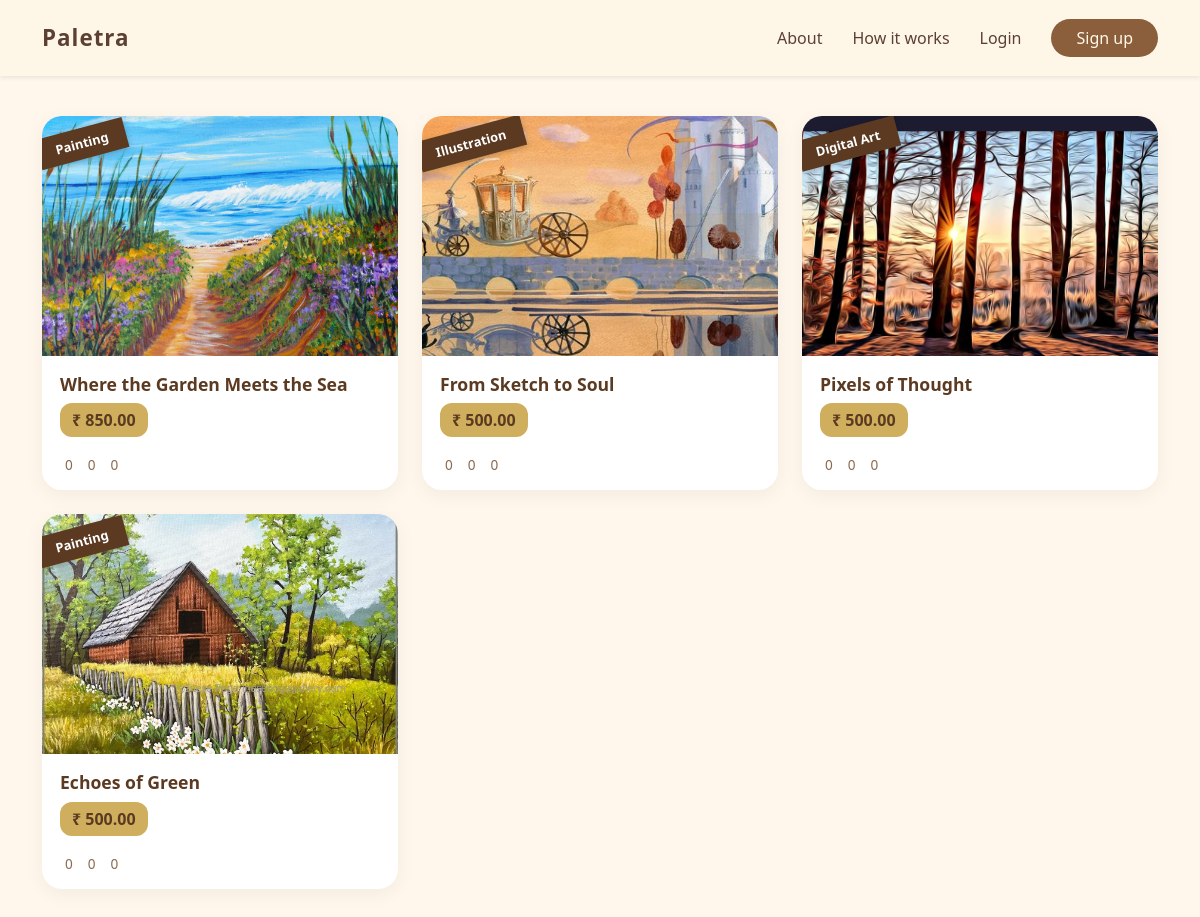
The app's page /artist_dashboard/artist_my_artworks/ (signed in), older data.
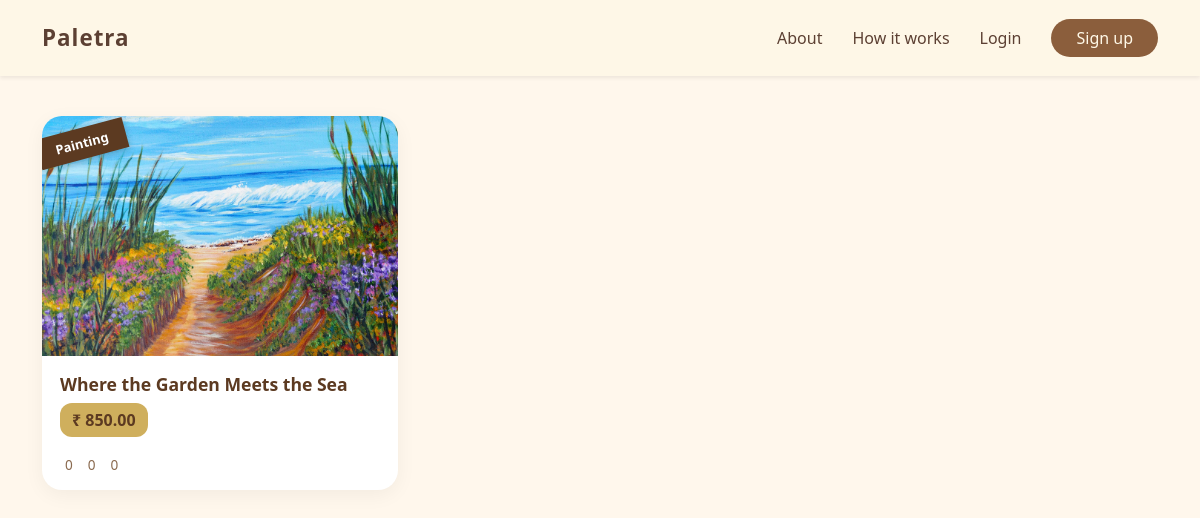
The same page, newer data.
### core_app/models.py (models this page shows, shortened)
class Artwork(models.Model):
    artist = models.ForeignKey(
        settings.AUTH_USER_MODEL,
        on_delete=models.CASCADE,
        related_name='artworks'
    )
    title = models.CharField(max_length=200)
    description = models.TextField(blank=True)
    category = models.CharField(max_length=50, choices=CATEGORY_CHOICES)
    image = models.ImageField(upload_to='artworks/')
    price = models.DecimalField(max_digits=8,decimal_places=2)
    created_at = models.DateTimeField(auto_now_add=True)

### core_app/views.py (the view)
# urls.py: path('artist_dashboard/artist_my_artworks/', views.artist_my_artworks, name='artist_my_artworks'),
@login_required
def artist_my_artworks(request):
    if request.user.role != 'artist':
        return HttpResponseForbidden("Only artists can view this page")
    artworks = Artwork.objects.filter(artist=request.user).order_by('-created_at')
    return render(request, 'artist_dashboard/artworks.html', {
        'artworks': artworks
    })

### core_app/templates/artist_dashboard/artworks.html (shortened to what this page needs)
{% extends "masterss.html" %}
{% load static %}
{% block content %}
<div class="artworks-page">
    <div class="container">
        <div class="row g-4">
            {% for art in artworks %}
            <div class="col-md-4">
                <a href="{% url 'artwork_detail_for_artist' art.id %}" style="text-decoration:none;">
                    <div class="art-card">
                        <img src="{{ art.image.url }}" alt="{{ art.title }}">
                        <div class="ribbon">{{ art.category }}</div>
                        <div class="art-body">
                            <div class="art-title">{{ art.title }}</div>
                            <div class="art-price">₹ {{ art.price }}</div>
                            <div class="art-icons">
                                <span> {{ art.likes|default:0 }}</span>
                                <span> {{ art.views|default:0 }}</span>
                                <span> {{ art.comments_count|default:0 }}</span>
                            </div>
                        </div>
                    </div>
                </a>
            </div>
            {% empty %}
            <p class="text-center text-muted">
                You have not uploaded any artworks yet.
            </p>
            {% endfor %}
        </div>
    </div>
</div>
{% endblock %}

### core_app/templates/masterss.html (shortened to what this page needs)
<!DOCTYPE html>
<html lang="en">
<head>
    {% load static %}
    <link href="https://cdn.jsdelivr.net/npm/bootstrap@5.3.2/dist/css/bootstrap.min.css" rel="stylesheet">
</head>
<body class="{% block body_class %}{% endblock %}">
    <nav class="navbar navbar-expand-lg shadow-sm py-3">
        <div class="container">
            <a class="navbar-brand d-flex align-items-center" href="/">
                <span class="fw-semibold text-primary-color">Paletra</span>
            </a>
            <div class="collapse navbar-collapse justify-content-end" id="navbarNav">
                <ul class="navbar-nav align-items-lg-center">
                    <li class="nav-item">
                        <a class="nav-link" href="#about">About</a>
                    </li>
                    <li class="nav-item">
                        <a class="nav-link" href="#how">How it works</a>
                    </li>
                    <li class="nav-item">
                        <a class="nav-link" href="{% url 'login' %}">Login</a>
                    </li>
                    <li class="nav-item ms-lg-2">
                        <a class="btn bg-primary-color rounded-pill px-4" href="{% url 'register' %}">
                            Sign up
                        </a>
                    </li>
                </ul>
            </div>
        </div>
    </nav>
    <main>
        {% block content %}
        {% endblock %}
    </main>
</body>
</html>

### core_app/templates/masterss.html (style rules this page uses)
body { background-color: #F5F0E6; font-family: "Segoe UI", system-ui, sans-serif; }
:root { --brown-dark: #5C4033; --brown-main: #8B5E3C; --brown-light: #E6D7C3; --gold-soft: #CFAF5D; --cream: #FFF8E7; }
.text-primary-color { color: var(--brown-dark); }
.navbar { background-color: rgba(255, 248, 231, 0.9); backdrop-filter: blur(6px); }
.navbar-brand span { font-size: 1.4rem; letter-spacing: 1px; }
.nav-link { color: var(--brown-dark) !important; margin-right: 14px; position: relative; }
.nav-link::after { content: ""; position: absolute; width: 0%; height: 2px; left: 0; bottom: -4px; background-color: var(--gold-soft); transition: width 0.3s ease; }
.bg-primary-color { background-color: var(--brown-main); color: var(--cream); transition: all 0.3s ease; }
main { min-height: 80vh; }

### core_app/templates/artist_dashboard/artworks.html (style rules this page uses)
.artworks-page { background: #FFF7EC; min-height: 100vh; padding: 40px 0; }
.art-card { position: relative; border-radius: 20px; overflow: hidden; background: #fff; box-shadow: 0 5px 20px rgba(0,0,0,0.05); transition: transform 0.3s ease, box-shadow 0.3s ease; }
.art-card img { width: 100%; height: 240px; object-fit: cover; display: block; }
.ribbon { position: absolute; top: 12px; left: -5px; background: #5C3A21; color: #fff; padding: 6px 18px; font-size: 0.8rem; font-weight: 600; transform: rotate(-15deg); box-shadow: 0 2px 6px rgba(0,0,0,0.2); }
.art-body { padding: 15px 18px; }
.art-title { font-weight: 600; color: #5C3A21; margin-bottom: 6px; font-size: 1.1rem; }
.art-price { display: inline-block; background: #CFAF5D; color: #5C3A21; font-weight: 700; padding: 5px 12px; border-radius: 12px; margin-bottom: 8px; }
.art-icons { display: flex; align-items: center; margin-top: 10px; gap: 10px; }
.art-icons span { display: flex; align-items: center; font-size: 0.85rem; color: #8A6A4F; }

Row changes from the older to the newer data that the page shows:
removed Artwork: image (picture), category "Illustration", title "From Sketch to Soul", price "500.00", likes "0", views "0", comments_count "0"
removed Artwork: image (picture), category "Digital Art", title "Pixels of Thought", price "500.00", likes "0", views "0", comments_count "0"
removed Artwork: image (picture), category "Painting", title "Echoes of Green", price "500.00", likes "0", views "0", comments_count "0"
